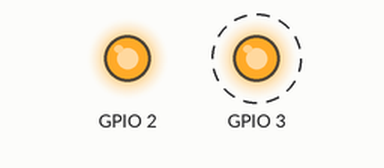
Bench run of a program on a simulated Raspberry Pi (BCM pin numbers). On the bench: output pins drawn as LEDs (lit = HIGH). Dashed ring = blinking.

Above: at 0.5 s.
Timing chart, 0 to 4.6 s (numbered marks = the images above):
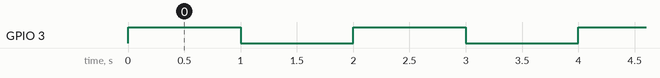

The program:

led.py
```python
import time
import RPi.GPIO as GPIO

GPIO.setmode(GPIO.BCM)
GPIO.setup(2, GPIO.OUT)
GPIO.setup(3, GPIO.OUT)

GPIO.output(2, GPIO.HIGH)
GPIO.output(3, GPIO.HIGH)

while True:
    GPIO.output(3, GPIO.HIGH)
    time.sleep(1)
    GPIO.output(3, GPIO.LOW)
    time.sleep(1)
```

Measured:
- by itself, GPIO 3: alternates HIGH for 1.0 s and LOW for 1.0 s
